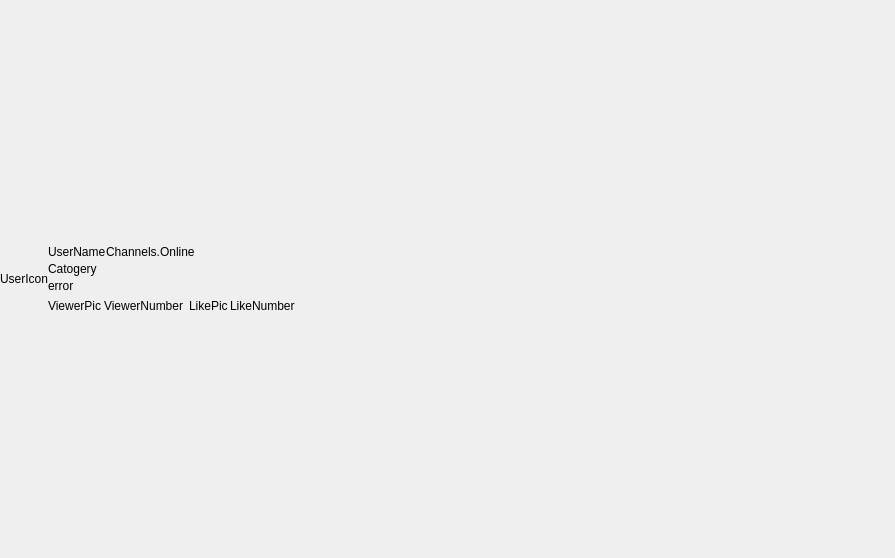
<?xml version="1.0" encoding="UTF-8"?>
<ui version="4.0">
 <class>ChannelCapsule</class>
 <widget class="QFrame" name="ChannelCapsule">
  <property name="geometry">
   <rect>
    <x>0</x>
    <y>0</y>
    <width>895</width>
    <height>558</height>
   </rect>
  </property>
  <property name="focusPolicy">
   <enum>Qt::ClickFocus</enum>
  </property>
  <property name="windowTitle">
   <string>Frame</string>
  </property>
  <layout class="QHBoxLayout" name="horizontalLayout_2">
   <property name="spacing">
    <number>0</number>
   </property>
   <property name="leftMargin">
    <number>0</number>
   </property>
   <property name="topMargin">
    <number>0</number>
   </property>
   <property name="rightMargin">
    <number>0</number>
   </property>
   <property name="bottomMargin">
    <number>0</number>
   </property>
   <item>
    <widget class="QFrame" name="HeaderPart">
     <property name="focusPolicy">
      <enum>Qt::ClickFocus</enum>
     </property>
     <layout class="QVBoxLayout" name="verticalLayout">
      <property name="spacing">
       <number>0</number>
      </property>
      <property name="leftMargin">
       <number>0</number>
      </property>
      <property name="topMargin">
       <number>0</number>
      </property>
      <property name="rightMargin">
       <number>0</number>
      </property>
      <property name="bottomMargin">
       <number>0</number>
      </property>
      <item>
       <widget class="ComplexHeaderIcon" name="UserIcon">
        <property name="styleSheet">
         <string notr="true"/>
        </property>
        <property name="frameShape">
         <enum>QFrame::NoFrame</enum>
        </property>
        <property name="text">
         <string>UserIcon</string>
        </property>
        <property name="scaledContents">
         <bool>true</bool>
        </property>
        <property name="alignment">
         <set>Qt::AlignCenter</set>
        </property>
        <property name="wordWrap">
         <bool>true</bool>
        </property>
       </widget>
      </item>
     </layout>
    </widget>
   </item>
   <item>
    <widget class="QFrame" name="InfoPart">
     <property name="sizePolicy">
      <sizepolicy hsizetype="Preferred" vsizetype="Preferred">
       <horstretch>0</horstretch>
       <verstretch>0</verstretch>
      </sizepolicy>
     </property>
     <property name="focusPolicy">
      <enum>Qt::ClickFocus</enum>
     </property>
     <layout class="QVBoxLayout" name="verticalLayout_4">
      <property name="spacing">
       <number>0</number>
      </property>
      <property name="leftMargin">
       <number>0</number>
      </property>
      <property name="topMargin">
       <number>0</number>
      </property>
      <property name="rightMargin">
       <number>0</number>
      </property>
      <property name="bottomMargin">
       <number>0</number>
      </property>
      <item>
       <spacer name="verticalSpacer_2">
        <property name="orientation">
         <enum>Qt::Vertical</enum>
        </property>
        <property name="sizeHint" stdset="0">
         <size>
          <width>20</width>
          <height>40</height>
         </size>
        </property>
       </spacer>
      </item>
      <item>
       <widget class="QFrame" name="TextFrame">
        <property name="sizePolicy">
         <sizepolicy hsizetype="Expanding" vsizetype="Preferred">
          <horstretch>0</horstretch>
          <verstretch>0</verstretch>
         </sizepolicy>
        </property>
        <layout class="QVBoxLayout" name="verticalLayout_2">
         <property name="spacing">
          <number>0</number>
         </property>
         <property name="leftMargin">
          <number>0</number>
         </property>
         <property name="topMargin">
          <number>0</number>
         </property>
         <property name="rightMargin">
          <number>0</number>
         </property>
         <property name="bottomMargin">
          <number>0</number>
         </property>
         <item>
          <widget class="QFrame" name="NickNameFrame">
           <property name="sizePolicy">
            <sizepolicy hsizetype="Preferred" vsizetype="Preferred">
             <horstretch>0</horstretch>
             <verstretch>0</verstretch>
            </sizepolicy>
           </property>
           <layout class="QHBoxLayout" name="horizontalLayout_7">
            <property name="spacing">
             <number>0</number>
            </property>
            <property name="leftMargin">
             <number>0</number>
            </property>
            <property name="topMargin">
             <number>0</number>
            </property>
            <property name="rightMargin">
             <number>0</number>
            </property>
            <property name="bottomMargin">
             <number>0</number>
            </property>
            <item>
             <widget class="QLabel" name="UserName">
              <property name="sizePolicy">
               <sizepolicy hsizetype="Preferred" vsizetype="Preferred">
                <horstretch>0</horstretch>
                <verstretch>0</verstretch>
               </sizepolicy>
              </property>
              <property name="text">
               <string>UserName</string>
              </property>
              <property name="alignment">
               <set>Qt::AlignLeading|Qt::AlignLeft|Qt::AlignVCenter</set>
              </property>
              <property name="wordWrap">
               <bool>false</bool>
              </property>
             </widget>
            </item>
            <item>
             <widget class="QLabel" name="StateActive">
              <property name="sizePolicy">
               <sizepolicy hsizetype="Maximum" vsizetype="Preferred">
                <horstretch>0</horstretch>
                <verstretch>0</verstretch>
               </sizepolicy>
              </property>
              <property name="text">
               <string>Channels.Online</string>
              </property>
             </widget>
            </item>
            <item>
             <spacer name="horizontalSpacer_2">
              <property name="orientation">
               <enum>Qt::Horizontal</enum>
              </property>
              <property name="sizeHint" stdset="0">
               <size>
                <width>120</width>
                <height>20</height>
               </size>
              </property>
             </spacer>
            </item>
           </layout>
          </widget>
         </item>
         <item>
          <widget class="QFrame" name="CatogeryFrame">
           <property name="sizePolicy">
            <sizepolicy hsizetype="Preferred" vsizetype="Preferred">
             <horstretch>0</horstretch>
             <verstretch>0</verstretch>
            </sizepolicy>
           </property>
           <layout class="QHBoxLayout" name="horizontalLayout_8">
            <property name="spacing">
             <number>0</number>
            </property>
            <property name="leftMargin">
             <number>0</number>
            </property>
            <property name="topMargin">
             <number>0</number>
            </property>
            <property name="rightMargin">
             <number>0</number>
            </property>
            <property name="bottomMargin">
             <number>0</number>
            </property>
            <item>
             <widget class="QLabel" name="CatogeryName">
              <property name="sizePolicy">
               <sizepolicy hsizetype="Preferred" vsizetype="Preferred">
                <horstretch>0</horstretch>
                <verstretch>0</verstretch>
               </sizepolicy>
              </property>
              <property name="baseSize">
               <size>
                <width>86</width>
                <height>0</height>
               </size>
              </property>
              <property name="text">
               <string>Catogery</string>
              </property>
              <property name="alignment">
               <set>Qt::AlignLeading|Qt::AlignLeft|Qt::AlignVCenter</set>
              </property>
              <property name="wordWrap">
               <bool>true</bool>
              </property>
             </widget>
            </item>
           </layout>
          </widget>
         </item>
        </layout>
       </widget>
      </item>
      <item>
       <widget class="QFrame" name="ErrorFrame">
        <layout class="QHBoxLayout" name="horizontalLayout_6">
         <property name="spacing">
          <number>0</number>
         </property>
         <property name="leftMargin">
          <number>0</number>
         </property>
         <property name="topMargin">
          <number>0</number>
         </property>
         <property name="rightMargin">
          <number>0</number>
         </property>
         <property name="bottomMargin">
          <number>0</number>
         </property>
         <item>
          <widget class="QLabel" name="ErrorLabel">
           <property name="sizePolicy">
            <sizepolicy hsizetype="Preferred" vsizetype="Preferred">
             <horstretch>0</horstretch>
             <verstretch>0</verstretch>
            </sizepolicy>
           </property>
           <property name="text">
            <string>error</string>
           </property>
          </widget>
         </item>
         <item>
          <spacer name="horizontalSpacer_3">
           <property name="orientation">
            <enum>Qt::Horizontal</enum>
           </property>
           <property name="sizeHint" stdset="0">
            <size>
             <width>40</width>
             <height>20</height>
            </size>
           </property>
          </spacer>
         </item>
        </layout>
       </widget>
      </item>
      <item>
       <widget class="QFrame" name="ChannelInfo">
        <property name="sizePolicy">
         <sizepolicy hsizetype="Preferred" vsizetype="Preferred">
          <horstretch>0</horstretch>
          <verstretch>0</verstretch>
         </sizepolicy>
        </property>
        <layout class="QHBoxLayout" name="horizontalLayout_5">
         <property name="spacing">
          <number>5</number>
         </property>
         <property name="leftMargin">
          <number>0</number>
         </property>
         <property name="topMargin">
          <number>0</number>
         </property>
         <property name="rightMargin">
          <number>0</number>
         </property>
         <property name="bottomMargin">
          <number>0</number>
         </property>
         <item>
          <widget class="QFrame" name="ViewerFrame">
           <property name="sizePolicy">
            <sizepolicy hsizetype="Preferred" vsizetype="Preferred">
             <horstretch>0</horstretch>
             <verstretch>0</verstretch>
            </sizepolicy>
           </property>
           <layout class="QHBoxLayout" name="horizontalLayout_3">
            <property name="spacing">
             <number>2</number>
            </property>
            <property name="leftMargin">
             <number>0</number>
            </property>
            <property name="topMargin">
             <number>0</number>
            </property>
            <property name="rightMargin">
             <number>0</number>
            </property>
            <property name="bottomMargin">
             <number>0</number>
            </property>
            <item>
             <widget class="QLabel" name="ViewerPicLabel">
              <property name="sizePolicy">
               <sizepolicy hsizetype="Maximum" vsizetype="Preferred">
                <horstretch>0</horstretch>
                <verstretch>0</verstretch>
               </sizepolicy>
              </property>
              <property name="maximumSize">
               <size>
                <width>86</width>
                <height>16777215</height>
               </size>
              </property>
              <property name="baseSize">
               <size>
                <width>86</width>
                <height>0</height>
               </size>
              </property>
              <property name="text">
               <string>ViewerPic</string>
              </property>
              <property name="alignment">
               <set>Qt::AlignLeading|Qt::AlignLeft|Qt::AlignVCenter</set>
              </property>
              <property name="wordWrap">
               <bool>true</bool>
              </property>
             </widget>
            </item>
            <item>
             <widget class="QLabel" name="ViewerNumberLabel">
              <property name="sizePolicy">
               <sizepolicy hsizetype="Preferred" vsizetype="Preferred">
                <horstretch>0</horstretch>
                <verstretch>0</verstretch>
               </sizepolicy>
              </property>
              <property name="text">
               <string>ViewerNumber</string>
              </property>
             </widget>
            </item>
           </layout>
          </widget>
         </item>
         <item>
          <widget class="QFrame" name="LikeInfo">
           <property name="sizePolicy">
            <sizepolicy hsizetype="Preferred" vsizetype="Preferred">
             <horstretch>0</horstretch>
             <verstretch>0</verstretch>
            </sizepolicy>
           </property>
           <layout class="QHBoxLayout" name="horizontalLayout_4">
            <property name="spacing">
             <number>2</number>
            </property>
            <property name="leftMargin">
             <number>0</number>
            </property>
            <property name="topMargin">
             <number>0</number>
            </property>
            <property name="rightMargin">
             <number>0</number>
            </property>
            <property name="bottomMargin">
             <number>0</number>
            </property>
            <item>
             <widget class="QLabel" name="LikePicLabel">
              <property name="sizePolicy">
               <sizepolicy hsizetype="Maximum" vsizetype="Preferred">
                <horstretch>0</horstretch>
                <verstretch>0</verstretch>
               </sizepolicy>
              </property>
              <property name="text">
               <string>LikePic</string>
              </property>
             </widget>
            </item>
            <item>
             <widget class="QLabel" name="LikeNumberLabel">
              <property name="sizePolicy">
               <sizepolicy hsizetype="Preferred" vsizetype="Preferred">
                <horstretch>0</horstretch>
                <verstretch>0</verstretch>
               </sizepolicy>
              </property>
              <property name="text">
               <string>LikeNumber</string>
              </property>
             </widget>
            </item>
           </layout>
          </widget>
         </item>
         <item>
          <spacer name="horizontalSpacer">
           <property name="orientation">
            <enum>Qt::Horizontal</enum>
           </property>
           <property name="sizeHint" stdset="0">
            <size>
             <width>20</width>
             <height>20</height>
            </size>
           </property>
          </spacer>
         </item>
        </layout>
       </widget>
      </item>
      <item>
       <spacer name="verticalSpacer">
        <property name="orientation">
         <enum>Qt::Vertical</enum>
        </property>
        <property name="sizeHint" stdset="0">
         <size>
          <width>20</width>
          <height>40</height>
         </size>
        </property>
       </spacer>
      </item>
     </layout>
    </widget>
   </item>
  </layout>
 </widget>
 <customwidgets>
  <customwidget>
   <class>ComplexHeaderIcon</class>
   <extends>QLabel</extends>
   <header location="global">ComplexHeaderIcon.h</header>
  </customwidget>
 </customwidgets>
 <resources/>
 <connections/>
</ui>
